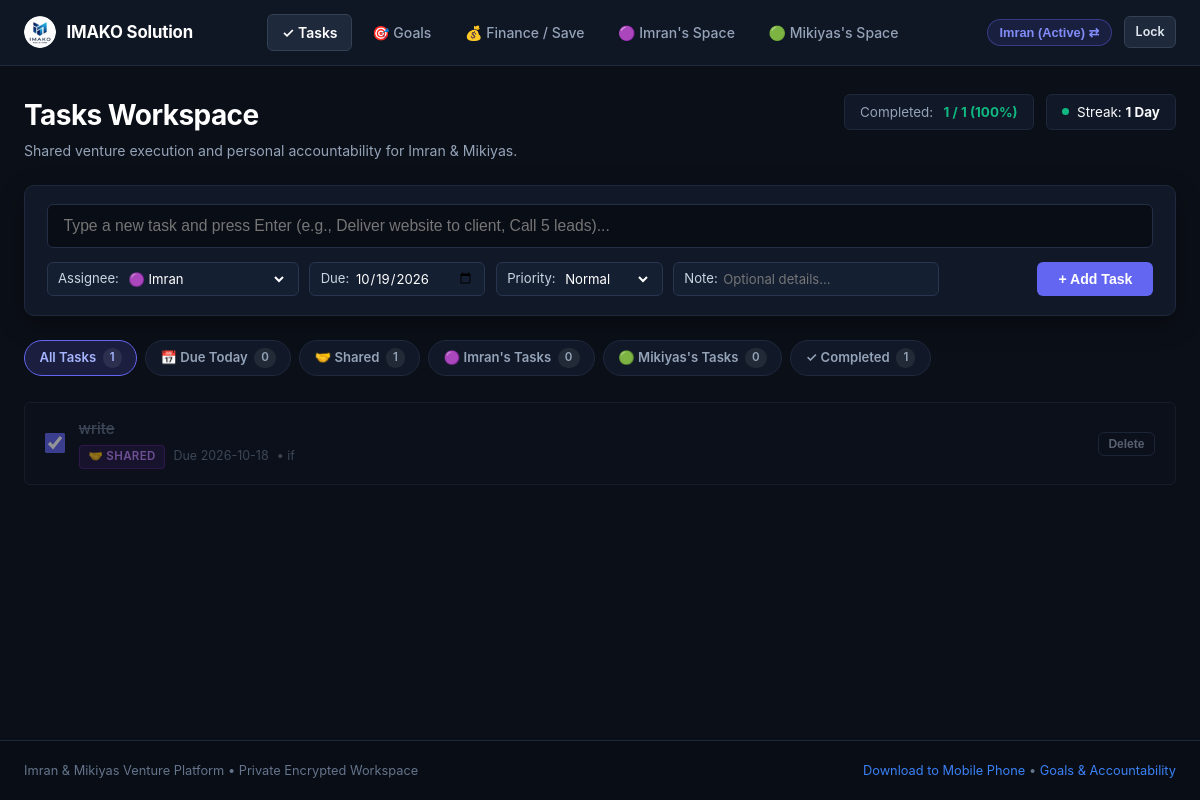
The page /index (signed in) on the database as committed earlier.
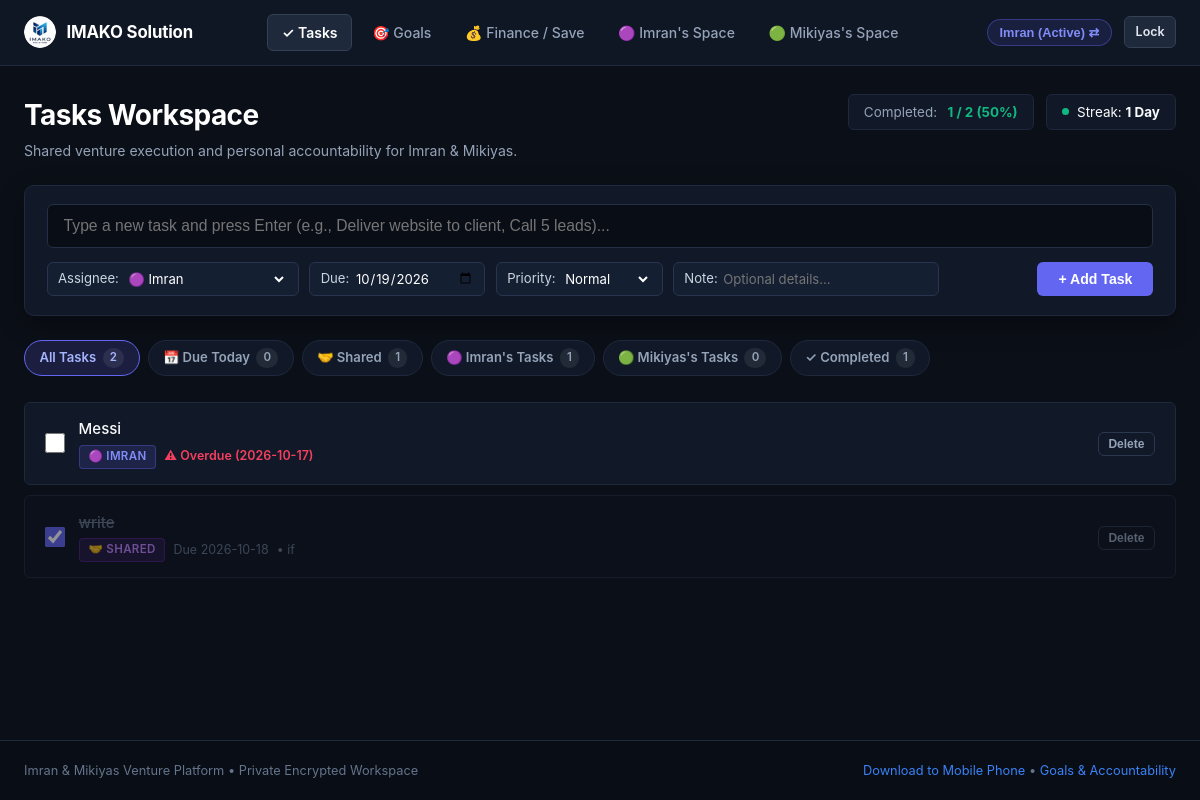
The same page on the database as committed later.
### tables this page shows
CREATE TABLE tasks (
        id INTEGER PRIMARY KEY AUTOINCREMENT,
        user_id TEXT NOT NULL,
        task_type TEXT NOT NULL DEFAULT 'personal' CHECK(task_type IN ('shared', 'personal')),
        week_identifier TEXT NOT NULL,
        title TEXT NOT NULL,
        details TEXT,
        due_date TEXT NOT NULL,
        target_time TEXT,
        is_done INTEGER NOT NULL DEFAULT 0,
        done_date TEXT,
        proof_image TEXT,
        proof_text TEXT,
        ai_verified INTEGER NOT NULL DEFAULT 0,
        ai_status TEXT NOT NULL DEFAULT 'Unverified',
        ai_feedback TEXT,
        is_archived INTEGER NOT NULL DEFAULT 0,
        consequence_applied INTEGER NOT NULL DEFAULT 0,
        created_at TIMESTAMP DEFAULT CURRENT_TIMESTAMP, assigned_to TEXT DEFAULT 'imran', priority TEXT DEFAULT 'Normal',
        FOREIGN KEY (user_id) REFERENCES users (id) ON DELETE CASCADE
    );

### app.py (the view)
@app.route("/")
@app.route("/index")
def index():
    if not (session.get("logged_in_user") or request.cookies.get("partner_user")):
        return handle_login_request()
    return tasks_board()

### app.py (called while the page is built, shortened)
@app.before_request
def require_authentication_gate():
    if request.endpoint == "static" or request.path.startswith(("/static/", "/public/")):
        return None
    allowed_exact = (
        "/", "/index", "/login", "/login/", "/favicon.ico", "/manifest.json", "/sw.js",
        "/api/index", "/api/index/", "/api/index.py", "/debug"
    )
    if (
        request.path in allowed_exact
        or request.endpoint in ("login", "debug_endpoint", "index", "vercel_entrypoint_dispatcher")
    ):
        return None

### database/db.py (called while the page is built, shortened)
def get_db_connection():
    global _last_db_check
    conn = sqlite3.connect(DB_PATH, factory=SyncedConnection)
    conn.row_factory = sqlite3.Row
    conn.execute("PRAGMA foreign_keys = ON")
    return conn

def check_and_apply_penalties(conn):
    today_str = date.today().strftime("%Y-%m-%d")
    cursor = conn.cursor()
    cursor.execute("""
    SELECT t.id, t.user_id, t.title, t.due_date, u.default_consequence
    FROM tasks t
    JOIN users u ON t.user_id = u.id
    WHERE t.due_date < ? AND t.is_done = 0 AND t.consequence_applied = 0
    """, (today_str,))
    overdue_tasks = cursor.fetchall()
    conn.commit()

### templates/tasks.html (shortened to what the changed rows need)
{% extends "base.html" %}
{% block content %}
<div style="margin-bottom: 1.5rem; display:flex; justify-content:space-between; align-items:flex-start; flex-wrap:wrap; gap:1rem;">
  <div>
    <h1 style="font-size:1.75rem; font-weight:700;">Tasks Workspace</h1>
  </div>
  <div style="display:flex; align-items:center; gap:0.75rem; flex-wrap:wrap;">
    <div style="background:#111827; border:1px solid #1f293d; padding:0.45rem 0.95rem; border-radius:var(--radius-sm); font-size:0.84rem; display:flex; align-items:center; gap:0.65rem;">
      <span style="color:var(--text-muted);">Completed:</span>
      <strong style="color:var(--accent-emerald);">{{ stats.done_count }} / {{ stats.total_count }} ({{ stats.rate }}%)</strong>
    </div>
  </div>
</div>
<div class="filter-chips-bar">
  <a href="{{ url_for('tasks_board', tab='all') }}" class="filter-chip {% if active_tab == 'all' %}active{% endif %}">
    All Tasks <span class="chip-count">{{ counts.all }}</span>
  </a>
  <a href="{{ url_for('tasks_board', tab='imran') }}" class="filter-chip {% if active_tab == 'imran' %}active{% endif %}">
    🟣 Imran's Tasks <span class="chip-count">{{ counts.imran }}</span>
  </a>
</div>
<div style="margin-top: 1rem;">
  {% if tasks %}
    {% for task in tasks %}
      <div class="cool-task-card {% if task.is_done %}is-done{% endif %}">
        <div class="cool-task-left">
          <form action="{{ url_for('toggle_task_done', task_id=task.id) }}" method="POST" style="margin:0; display:flex; align-items:center;">
            <input type="checkbox" class="cool-task-checkbox" {% if task.is_done %}checked{% endif %} onchange="this.form.submit()" title="Click to mark done / undone">
          </form>
          <div style="flex:1;">
            <div class="cool-task-title">
              {{ task.title }}
            </div>
            <div class="cool-task-meta">
              {% if task.assigned_to == 'shared' or task.task_type == 'shared' %}
                <span class="badge-assignee shared">🤝 Shared</span>
              {% elif task.assigned_to == 'imran' or (task.user_id == 'imran' and not task.assigned_to) %}
                <span class="badge-assignee imran">🟣 Imran</span>
              {% elif task.assigned_to == 'mikiyas' or (task.user_id == 'mikiyas' and not task.assigned_to) %}
                <span class="badge-assignee mikiyas">🟢 Mikiyas</span>
              {% endif %}
              {% if task.due_date %}
                {% if not task.is_done and task.due_date < today_str %}
                  <span style="color:var(--accent-rose); font-weight:600;">⚠ Overdue ({{ task.due_date }})</span>
                {% elif task.due_date == today_str %}
                  <span style="color:var(--accent-amber); font-weight:600;">Due Today</span>
                {% else %}
                  <span>Due {{ task.due_date }}</span>
                {% endif %}
              {% endif %}
              {% if task.details %}
                <span style="color:var(--text-subtle);">• {{ task.details }}</span>
              {% endif %}
            </div>
          </div>
        </div>
        <div style="display:flex; align-items:center; gap:0.5rem;">
          <form action="{{ url_for('delete_task', task_id=task.id) }}" method="POST" style="margin:0;">
            <button type="submit" class="btn btn-outline btn-sm delete-confirm-btn" data-confirm-msg="Delete this task?" style="padding:0.25rem 0.6rem; font-size:0.75rem; border-color:#2a374f; color:#94a3b8;">
              Delete
            </button>
          </form>
        </div>
      </div>
    {% endfor %}
  {% endif %}
</div>
{% endblock %}

Rows that differ between the two databases and show on the page:
added tasks: title "Messi", assigned_to "🟣 IMRAN", due_date "2026-10-17"
Other text that changed with them:
{{ stats.total_count }}: "1" → "2"
{{ stats.rate }}: "100" → "50"
{{ counts.all }}: "1" → "2"
{{ counts.imran }}: "0" → "1"
